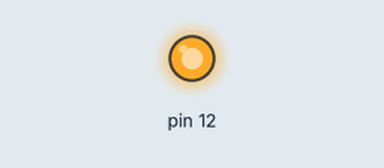
Simulated run of this sketch. Board: Arduino Uno, built with avr-gcc and run on an emulated ATmega328P. Parts: output pins drawn as LEDs (lit = HIGH).

Above: at 0.5 s.
At 6.3 s:
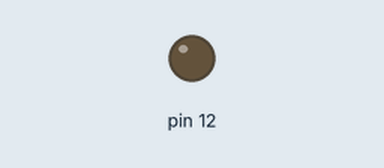
Timing chart, 0 to 7.6 s (numbered marks = the images above):
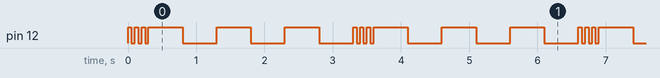

The sketch:

delay.ino
```cpp
void setup() {
  // put your setup code here, to run once:
pinMode(12,OUTPUT);
}

void loop() {
  // put your main code here, to run repeatedly:
digitalWrite(12,HIGH);
delay (50);
digitalWrite(12,LOW);
delay (50);
digitalWrite(12,HIGH);
delay (50);
digitalWrite(12,LOW);
delay (50);
digitalWrite(12,HIGH);
delay (50);
digitalWrite(12,LOW);
delay (50);

digitalWrite(12,HIGH);
delay (500);
digitalWrite(12,LOW);
delay (500);
digitalWrite(12,HIGH);
delay (500);
digitalWrite(12,LOW);
delay (500);
digitalWrite(12,HIGH);
delay (500);
digitalWrite(12,LOW);
delay (500);
}
```

Measured:
- by itself, pin 12: repeats every 3.3 s: 2 × (LOW 0.05 s, HIGH 0.05 s), LOW 0.05 s, 3 × (HIGH 0.50 s, LOW 0.50 s), HIGH 0.05 s
- by itself, everything shown: repeats every 3.3 s, in 12 steps
